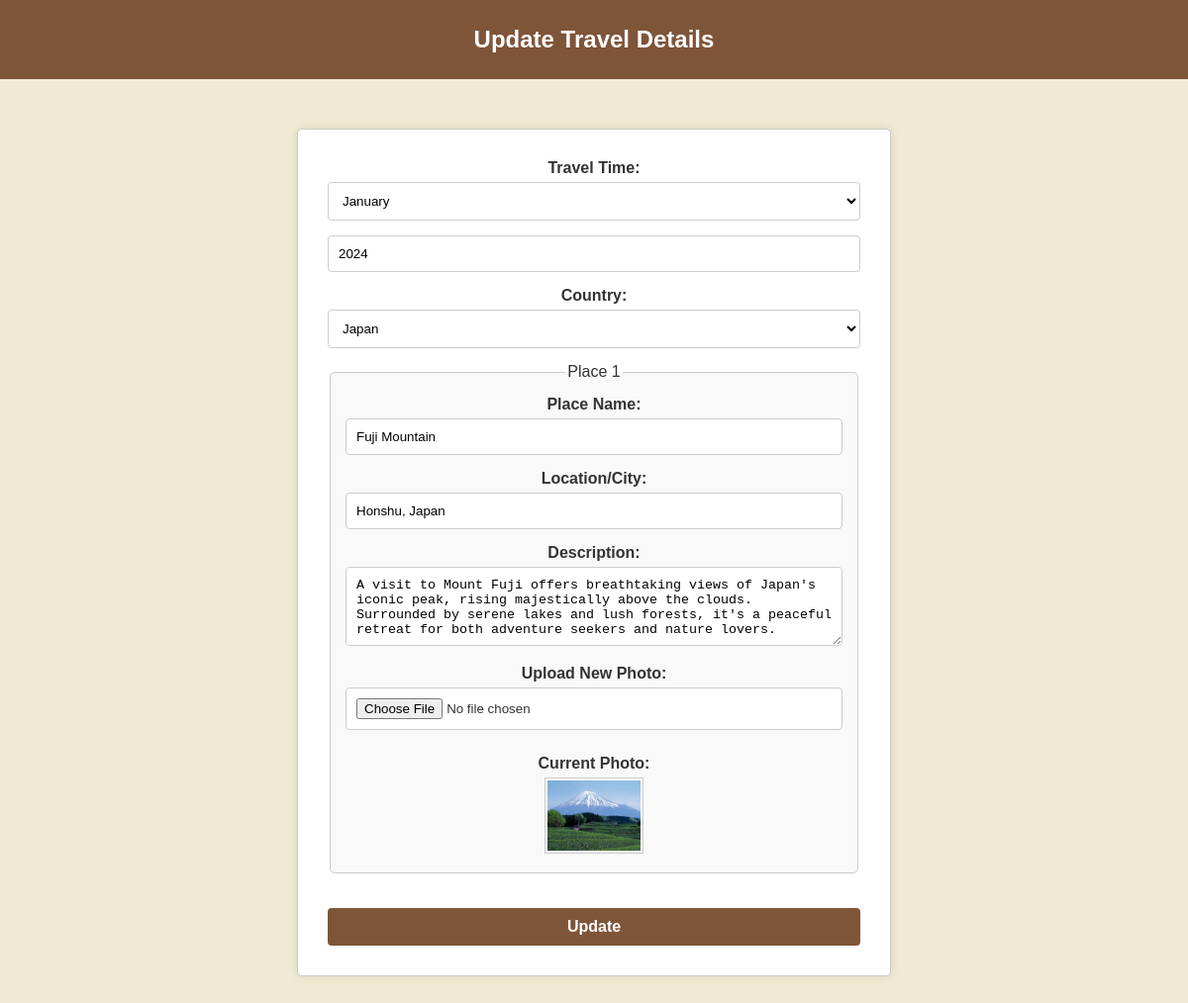
Page /edit_travel.php?travelID=111 on the committed database.
### tables this page shows
CREATE TABLE `Travel` (
  `id` int NOT NULL,
  `userID` int NOT NULL,
  `month` varchar(30) NOT NULL,
  `year` int NOT NULL,
  `countryID` int NOT NULL
);

CREATE TABLE `Place` (
  `id` int NOT NULL,
  `travelID` int NOT NULL,
  `name` varchar(50) NOT NULL,
  `location` text NOT NULL,
  `description` text NOT NULL,
  `photoFileName` varchar(50) DEFAULT NULL
);

### edit_travel.php (the view, shortened to what this page needs)
<?php
require 'database.php';
$travelID = $_GET['travelID'];
$query = $connection->prepare("SELECT T.*, C.country FROM Travel T JOIN Country C ON T.countryID = C.id WHERE T.id = ?");
$query->bind_param("i", $travelID);
$query->execute();
$travel = $query->get_result()->fetch_assoc();
$countriesResult = $connection->query("SELECT * FROM Country");
$placesQuery = $connection->prepare("SELECT * FROM Place WHERE travelID = ?");
$placesQuery->bind_param("i", $travelID);
$placesQuery->execute();
$places = $placesQuery->get_result();
?>
<!DOCTYPE html>
<html lang="en">
<head>
    <link rel="stylesheet" href="edit_travel_details.css">
</head>
<body>
    <header style="background-color: #7F5539; height: 80px; display: flex; justify-content: center; align-items: center; color: #ffffff;">
    <h1 style="color: #ffffff; font-size: 24px; font-weight: bold; margin: 0;">Update Travel Details</h1>
</header>
    <main class="container">
        <form action="update_travel.php" method="post" enctype="multipart/form-data">
            <div class="travel-info">
                <label for="month">Travel Time:</label>
                <select name="month" id="month">
                    <?php
                    $months = ["January", "February", "March", "April", "May", "June", "July", "August", "September", "October", "November", "December"];
                    foreach ($months as $month) {
                        $selected = ($month == $travel['month']) ? "selected" : "";
                        echo "<option value='$month' $selected>$month</option>";
                    }
                    ?>
                </select>
                <input type="number" name="year" id="year" value="<?php echo htmlspecialchars($travel['year']); ?>" required>
                <label for="country">Country:</label>
                <select name="country" id="country">
                    <?php while ($country = $countriesResult->fetch_assoc()) {
                        $selected = ($country['id'] == $travel['countryID']) ? "selected" : "";
                        echo "<option value='{$country['id']}' $selected>{$country['country']}</option>";
                    } ?>
                </select>
            </div>
            <?php $placeIndex = 1; ?>
            <?php while ($place = $places->fetch_assoc()): ?>
                <fieldset class="place-info">
                    <legend>Place <?php echo $placeIndex; ?></legend>
                    <label for="place_name_<?php echo $place['id']; ?>">Place Name:</label>
                    <input type="text" name="places[<?php echo $place['id']; ?>][name]" id="place_name_<?php echo $place['id']; ?>" value="<?php echo htmlspecialchars($place['name']); ?>">
                    <label for="location_<?php echo $place['id']; ?>">Location/City:</label>
                    <input type="text" name="places[<?php echo $place['id']; ?>][location]" id="location_<?php echo $place['id']; ?>" value="<?php echo htmlspecialchars($place['location']); ?>">
                    <label for="description_<?php echo $place['id']; ?>">Description:</label>
                    <textarea name="places[<?php echo $place['id']; ?>][description]" id="description_<?php echo $place['id']; ?>"><?php echo htmlspecialchars($place['description']); ?></textarea>
                    <div class="photo-upload-section">
                        <label for="photo_<?php echo $place['id']; ?>">Upload New Photo:</label>
                        <input type="file" name="places[<?php echo $place['id']; ?>][photo]" id="photo_<?php echo $place['id']; ?>">
                        <div class="current-photo">
                            <label>Current Photo:</label>
                            <?php
                            $photoFilePath = "images/" . $place['photoFileName'];
                            if (!empty($place['photoFileName']) && file_exists($photoFilePath)) {
                                echo "<img src='" . htmlspecialchars($photoFilePath) . "' alt='Place Photo' width='100'>";
                            } else {
                                echo "<p>No current photo available</p>";
                            }
                            ?>
                        </div>
                    </div>
                </fieldset>
                <?php $placeIndex++; ?>
            <?php endwhile; ?>
            <input type="submit" value="Update" style="color: #ffffff; background-color: #7F5539; font-weight: bold;" />
        </form>
    </main>
</body>
</html>

### edit_travel_details.css (style rules this page uses)
body { font-family: Arial, sans-serif; background-color: #F0EAD2; color: #333333; margin: 0; padding: 0; box-sizing: border-box; }
*, *:before, *:after { box-sizing: inherit; }
header { background-color: #7F5539; height: 80px; display: flex; justify-content: center; align-items: center; color: #ffffff; margin: 0; padding: 0; }
header h1 { font-size: 24px; font-weight: bold; color: #ffffff !important; margin: 0; }
.container { max-width: 600px; margin: 50px auto; padding: 20px; border: 1px solid #ccc; background-color: #ffffff; box-shadow: 0 0 10px rgba(0, 0, 0, 0.1); border-radius: 5px; box-sizing: border-box; text-align: center; }
form { background-color: #ffffff; border-radius: 5px; padding: 10px; }
label { display: block; margin-bottom: 5px; color: #333333; font-weight: bold; }
input[type="text"], textarea, select, input[type="number"], input[type="file"] { width: 100%; max-width: 100%; padding: 10px; border: 1px solid #ccc; border-radius: 4px; background-color: #ffffff; box-sizing: border-box; margin-bottom: 15px; }
textarea { height: 80px; }
.place-info { border: 1px solid #ccc; padding: 15px; margin-bottom: 20px; border-radius: 5px; background-color: #f9f9f9; }
.photo-upload-section .current-photo { margin-top: 10px; text-align: center; }
.current-photo img { max-width: 100px; height: auto; border: 1px solid #ccc; padding: 2px; }
input[type="submit"] { width: 100%; padding: 10px; background-color: #7F5539 !important; color: #ffffff !important; border: none; border-radius: 4px; cursor: pointer; font-size: 16px; font-weight: bold; margin-top: 15px; }

### rows in the picture
travel: year "2024"
place: name "Fuji Mountain", location "Honshu, Japan", id+description "A visit to Mount Fuji offers breathtaking views of Japan's iconic peak, rising majestically above the clouds. Surrounded by serene lakes and lush forests, it's a peaceful retreat for both adventure seekers and nature lovers.", photoFileName (picture)

### other values in the picture
form field month "January"
form field country "Japan"
